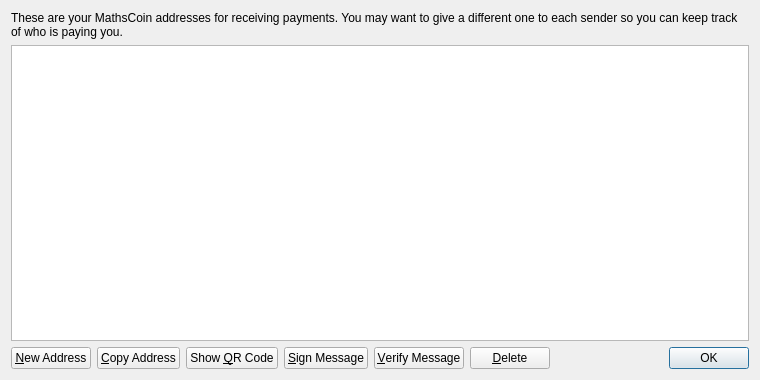
<?xml version="1.0" encoding="UTF-8"?>
<ui version="4.0">
 <class>AddressBookPage</class>
 <widget class="QWidget" name="AddressBookPage">
  <property name="geometry">
   <rect>
    <x>0</x>
    <y>0</y>
    <width>760</width>
    <height>380</height>
   </rect>
  </property>
  <property name="windowTitle">
   <string>Address Book</string>
  </property>
  <layout class="QVBoxLayout" name="verticalLayout">
   <item>
    <widget class="QLabel" name="labelExplanation">
     <property name="text">
      <string>These are your MathsCoin addresses for receiving payments. You may want to give a different one to each sender so you can keep track of who is paying you.</string>
     </property>
     <property name="textFormat">
      <enum>Qt::PlainText</enum>
     </property>
     <property name="wordWrap">
      <bool>true</bool>
     </property>
    </widget>
   </item>
   <item>
    <widget class="QTableView" name="tableView">
     <property name="contextMenuPolicy">
      <enum>Qt::CustomContextMenu</enum>
     </property>
     <property name="toolTip">
      <string>Double-click to edit address or label</string>
     </property>
     <property name="tabKeyNavigation">
      <bool>false</bool>
     </property>
     <property name="alternatingRowColors">
      <bool>true</bool>
     </property>
     <property name="selectionMode">
      <enum>QAbstractItemView::SingleSelection</enum>
     </property>
     <property name="selectionBehavior">
      <enum>QAbstractItemView::SelectRows</enum>
     </property>
     <property name="sortingEnabled">
      <bool>true</bool>
     </property>
     <attribute name="verticalHeaderVisible">
      <bool>false</bool>
     </attribute>
    </widget>
   </item>
   <item>
    <layout class="QHBoxLayout" name="horizontalLayout">
     <item>
      <widget class="QPushButton" name="newAddressButton">
       <property name="toolTip">
        <string>Create a new address</string>
       </property>
       <property name="text">
        <string>&amp;New Address</string>
       </property>
       <property name="icon">
        <iconset resource="../bitcoin.qrc">
         <normaloff>:/icons/add</normaloff>:/icons/add</iconset>
       </property>
      </widget>
     </item>
     <item>
      <widget class="QPushButton" name="copyToClipboard">
       <property name="toolTip">
        <string>Copy the currently selected address to the system clipboard</string>
       </property>
       <property name="text">
        <string>&amp;Copy Address</string>
       </property>
       <property name="icon">
        <iconset resource="../bitcoin.qrc">
         <normaloff>:/icons/editcopy</normaloff>:/icons/editcopy</iconset>
       </property>
      </widget>
     </item>
     <item>
      <widget class="QPushButton" name="showQRCode">
       <property name="text">
        <string>Show &amp;QR Code</string>
       </property>
       <property name="icon">
        <iconset resource="../bitcoin.qrc">
         <normaloff>:/icons/qrcode</normaloff>:/icons/qrcode</iconset>
       </property>
      </widget>
     </item>
     <item>
      <widget class="QPushButton" name="signMessage">
       <property name="toolTip">
        <string>Sign a message to prove you own a Bitcoin address</string>
       </property>
       <property name="text">
        <string>&amp;Sign Message</string>
       </property>
       <property name="icon">
        <iconset resource="../bitcoin.qrc">
         <normaloff>:/icons/edit</normaloff>:/icons/edit</iconset>
       </property>
      </widget>
     </item>
     <item>
      <widget class="QPushButton" name="verifyMessage">
       <property name="toolTip">
        <string>Verify a message to ensure it was signed with a specified Bitcoin address</string>
       </property>
       <property name="text">
        <string>&amp;Verify Message</string>
       </property>
       <property name="icon">
        <iconset resource="../bitcoin.qrc">
         <normaloff>:/icons/transaction_0</normaloff>:/icons/transaction_0</iconset>
       </property>
      </widget>
     </item>
     <item>
      <widget class="QPushButton" name="deleteButton">
       <property name="toolTip">
        <string>Delete the currently selected address from the list. Only sending addresses can be deleted.</string>
       </property>
       <property name="text">
        <string>&amp;Delete</string>
       </property>
       <property name="icon">
        <iconset resource="../bitcoin.qrc">
         <normaloff>:/icons/remove</normaloff>:/icons/remove</iconset>
       </property>
      </widget>
     </item>
     <item>
      <spacer name="horizontalSpacer">
       <property name="orientation">
        <enum>Qt::Horizontal</enum>
       </property>
       <property name="sizeHint" stdset="0">
        <size>
         <width>40</width>
         <height>20</height>
        </size>
       </property>
      </spacer>
     </item>
     <item>
      <widget class="QDialogButtonBox" name="buttonBox">
       <property name="sizePolicy">
        <sizepolicy hsizetype="Maximum" vsizetype="Fixed">
         <horstretch>0</horstretch>
         <verstretch>0</verstretch>
        </sizepolicy>
       </property>
       <property name="standardButtons">
        <set>QDialogButtonBox::Ok</set>
       </property>
      </widget>
     </item>
    </layout>
   </item>
  </layout>
 </widget>
 <resources>
  <include location="../bitcoin.qrc"/>
 </resources>
 <connections/>
</ui>
